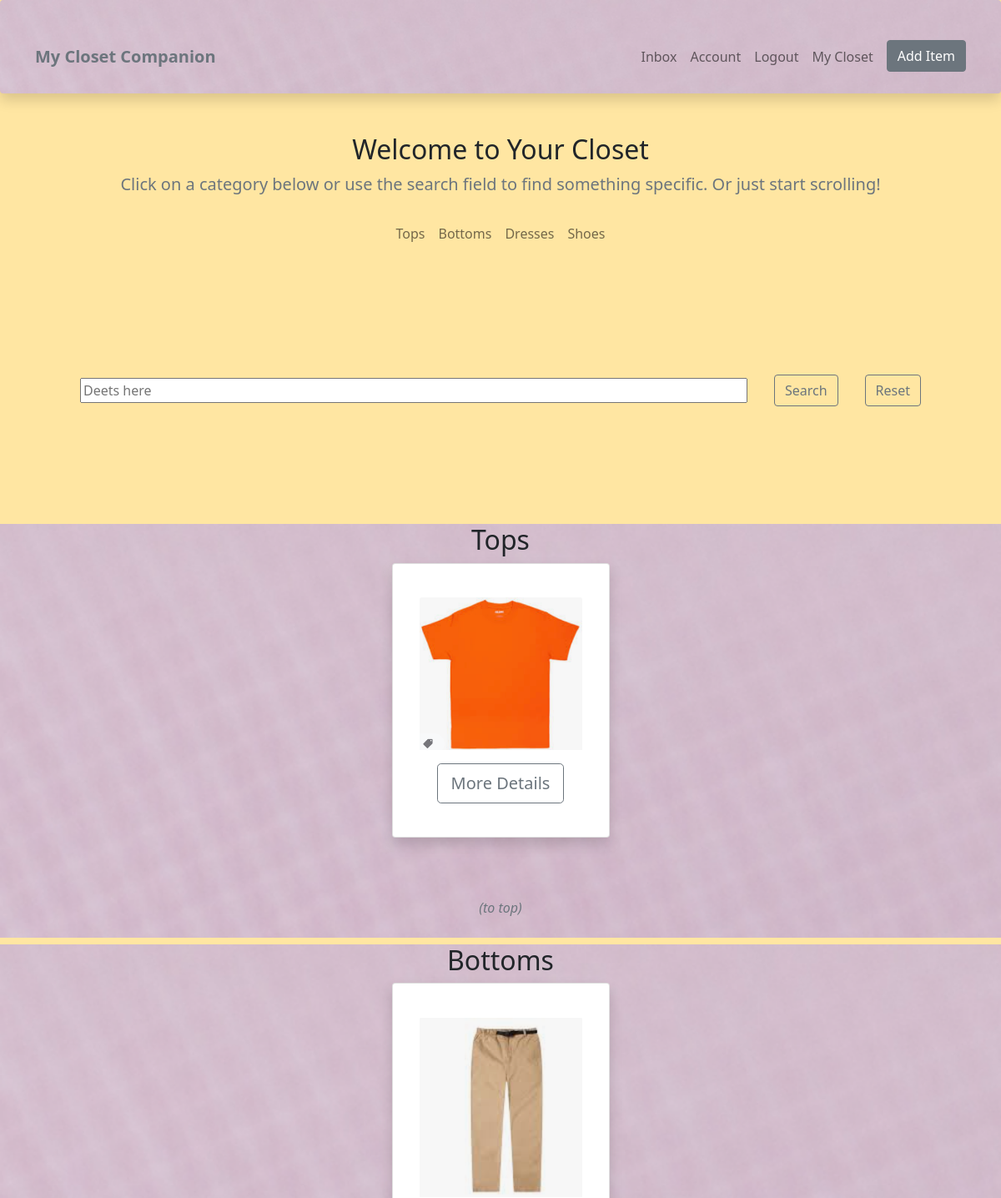
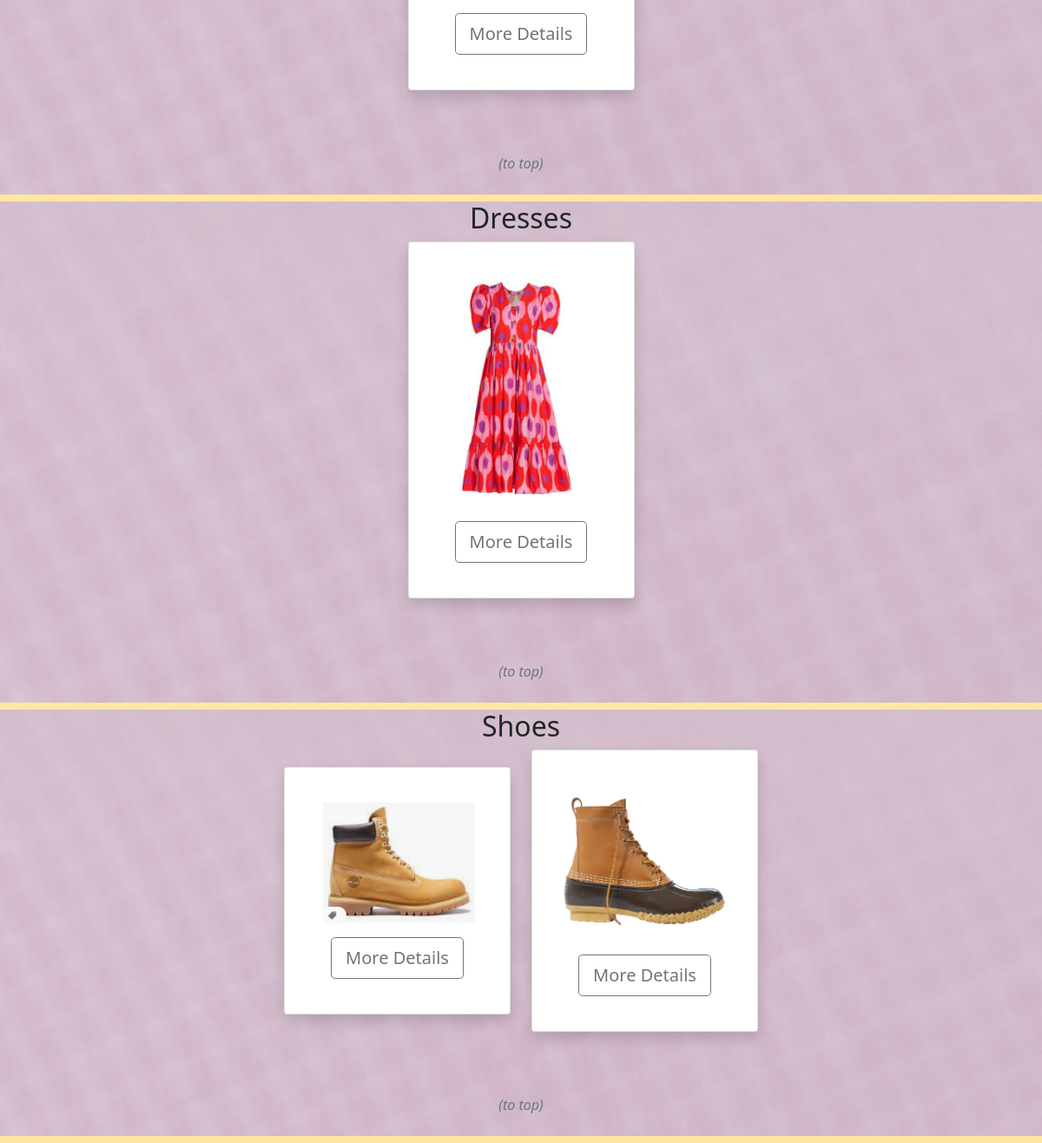
The page /wardrobe/items (signed in) on the database as committed earlier (2 pictures, top to bottom).
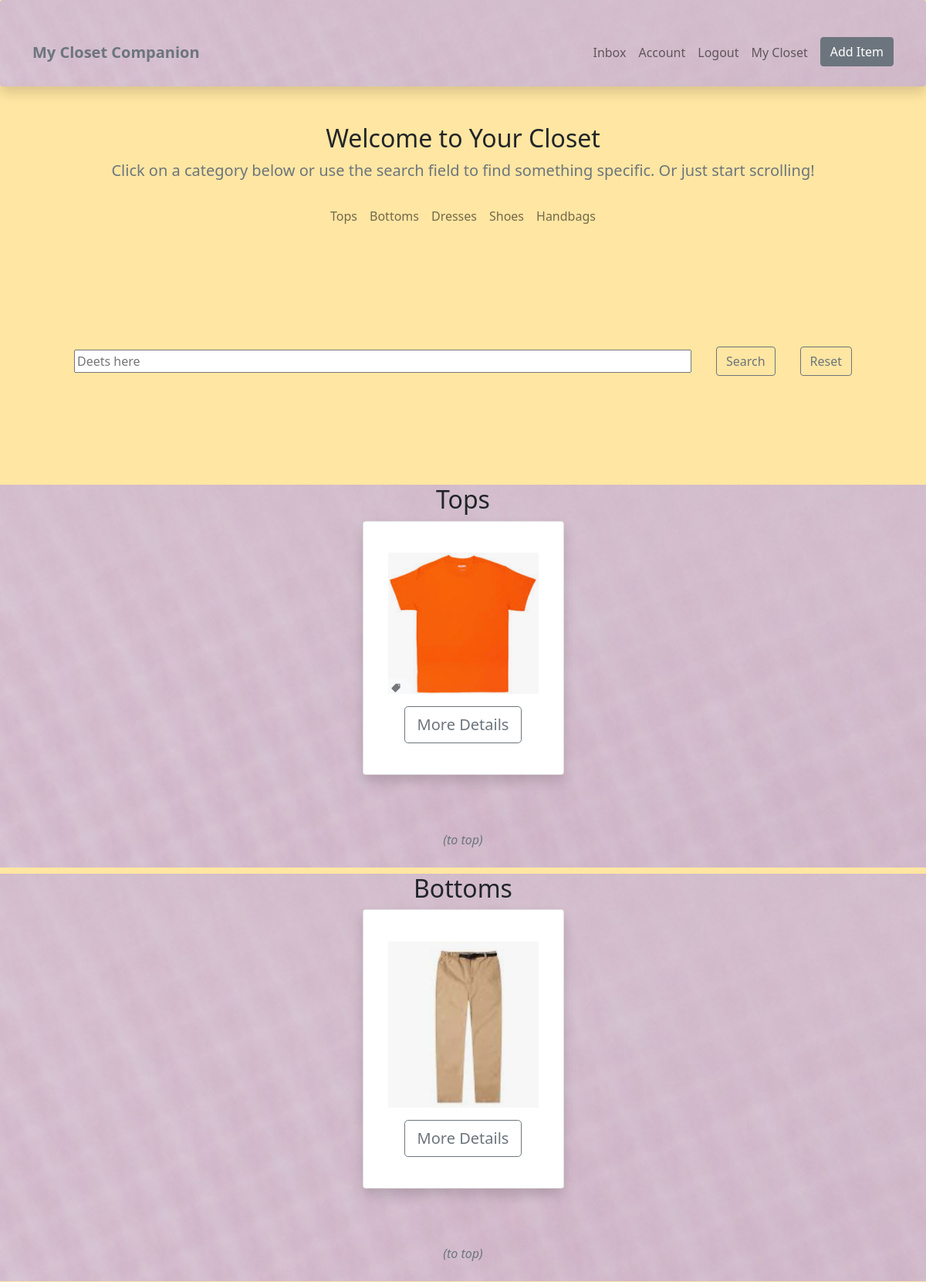
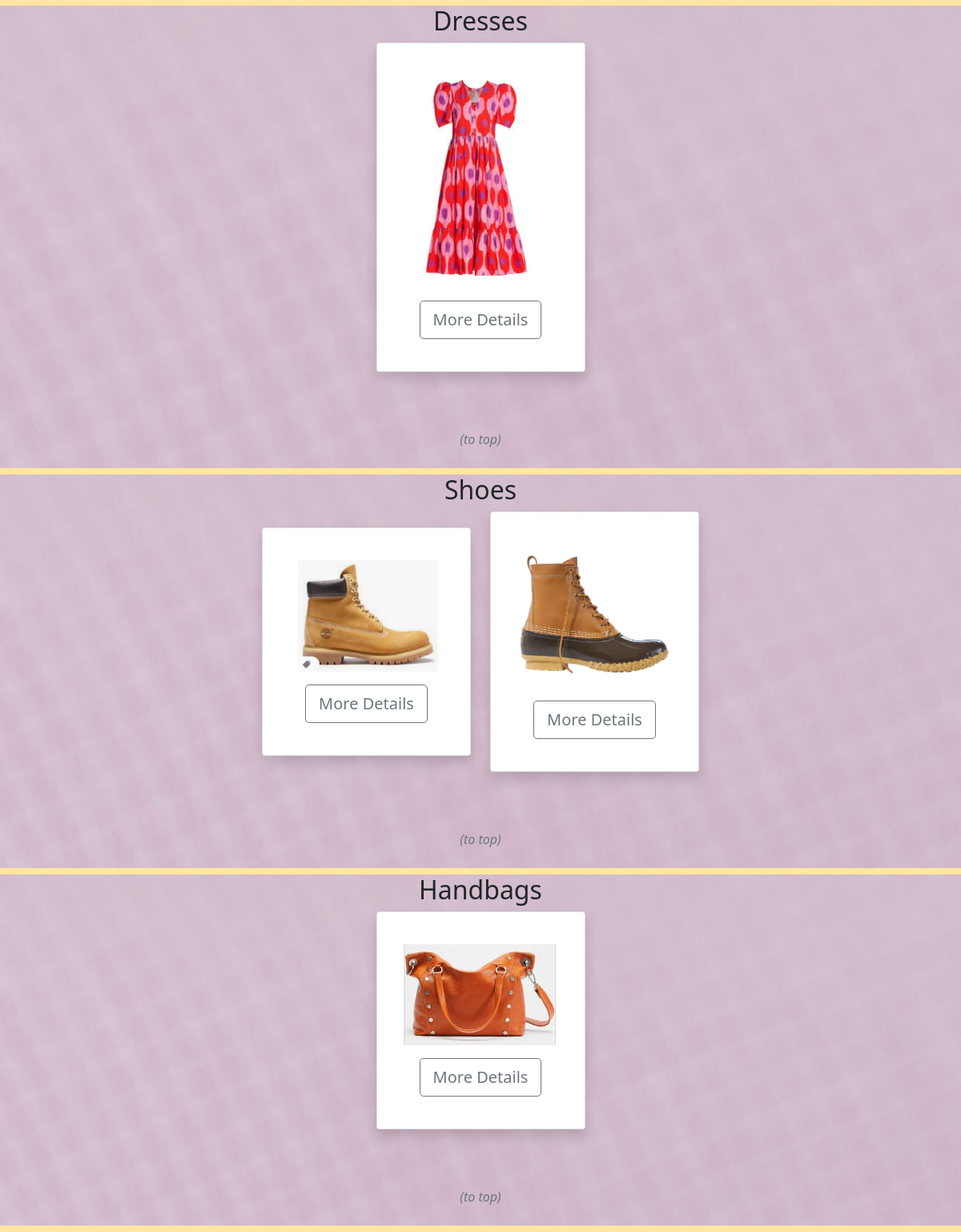
The same page on the database as committed later (2 pictures, top to bottom).
### wardrobe/models.py (models this page shows, shortened)
class Item(models.Model):
    top = 'top'
    bottom = 'bottom'
    dress = 'dress'
    shoe = 'shoe'
    outerwear = 'outerwear'
    handbag = 'handbag'
    other = 'other'
    item_type = [
        (top, 'top'),
        (bottom, 'bottom'),
        (dress, 'dress'),
        (shoe, 'shoe'),
        (outerwear, 'outerwear'),
        (handbag, 'handbag'),
        (other, 'other'),
    ]
    owner = models.ForeignKey(Profile, null=True, blank=True, on_delete=models.CASCADE)
    name = models.CharField(max_length=100)
    description = models.TextField(max_length=300, blank=True, null=True)
    type = models.CharField(max_length=100, choices = item_type, default=shoe)
    image = models.ImageField(upload_to="images", default='itemdefault.jpg')
    sell = models.BooleanField(default=False)
    price = models.DecimalField(max_digits=7, decimal_places=2, blank=True, null=True)
    tags = models.ManyToManyField('Tag', blank=True)
    created = models.DateTimeField(auto_now_add=True)
    id = models.UUIDField(default=uuid.uuid4, unique=True, primary_key=True, editable=False)
    @property
    def imageURL(self):
        try:
            url = self.image.url
        except:
            url = ''
        return url

### wardrobe/views.py (the view)
# urls.py: path('items', views.items, name='items'),
@login_required(login_url="login")
def items(request):
    items, search_query = searchItems(request)
    tops = items.filter(type='top')
    bottoms = items.filter(type='bottom')
    dresses = items.filter(type='dress')
    shoes = items.filter(type='shoe')
    coats = items.filter(type='outerwear')
    handbags = items.filter(type='handbag')
    others = items.filter(type='other')
    context = {
        'tops': tops,
        'bottoms': bottoms,
        'dresses': dresses,
        'shoes': shoes,
        'coats': coats,
        'handbags': handbags,
        'others': others,
    }
    return render(request, 'wardrobe/items.html/', context)

### wardrobe/utils.py (called while the page is built)
def searchItems(request):
    search_query = ''
    if request.GET.get('search_query'):
        search_query = request.GET.get('search_query')
    tags = Tag.objects.filter(name__icontains=search_query)
    profile = request.user.profile
    items = profile.item_set.all().distinct().filter(
        Q(name__icontains=search_query) |
        Q(description__icontains=search_query) |
        Q(tags__in=tags)
    )
    return items, search_query

### wardrobe/templates/wardrobe/items.html (shortened to what this page needs)
{% extends 'main.html' %}
{% load static %}
{% block content %}
  <div class="container-lg">
    <div class="text-center">
      <h2>Welcome to Your Closet</h2>
      <p class="lead text-muted">Click on a category below or use the search field to find something specific. Or just start scrolling!</p>
    </div>
  </div>
  <nav class="navbar navbar-expand-md navbar-light">
    <div class="container-lg">
      <div class="collapse navbar-collapse justify-content-center align-center" id="items-nav">
        <ul class="navbar-nav">
          {% if tops %}
          <li class="nav-item">
            <a class="nav-link" href="#tops">Tops</a>
          </li>
          {% endif %}
          {% if bottoms %}
          <li class="nav-item">
            <a class="nav-link" href="#bottoms">Bottoms</a>
          </li>
          {% endif %}
          {% if dresses %}
          <li class="nav-item">
            <a class="nav-link" href="#dresses">Dresses</a>
          </li>
          {% endif %}
          {% if shoes %}
          <li class="nav-item">
            <a class="nav-link" href="#shoes">Shoes</a>
          </li>
          {% endif %}
          {% if handbags %}
          <li class="nav-item">
            <a class="nav-link" href="#handbags">Handbags</a>
          </li>
          {% endif %}
        </ul>
      </div>
    </div>
  </nav>
  <section class="hero-section text-center">
      <div class="container container--narrow">
          <div class="hero-section__search">
              <form id='searchForm' class="form" action="" method="GET">
                  <div class="form__field">
                      <input class="input input--text" id="formInput#search" type="text" name="search_query"
                          placeholder="Deets here" value="" />
                  </div>
                  <input class="btn btn-outline-secondary" type="submit" value="Search" />
                  <input class="btn btn-outline-secondary" type="submit" value="Reset" name='' />
              </form>
          </div>
      </div>
  </section>
  {% if tops %}
  <section id="tops" class="bg-light texture">
    <div class="container-lg">
      <div class="text-center">
        <h2>Tops</h2>
      </div>
      <div class="row my-2 align-items-center justify-content-center">
      {% for top in tops %}
        <div class="col-8 col-lg-4 col-xl-3 mb-3">
          <div class="card-group">
            <div class="card shadow p-3 mb-5 bg-body rounded">
              <div class="card-body text-center py-4">
                <img src="{{top.imageURL}}" class="card-img-top">
                <a href="{% url 'item' top.id %}" class="btn btn-outline-secondary btn-lg mt-3">More Details</a>
              </div>
            </div>
          </div>
        </div>
      {% endfor %}
      <a class="nav-link text-center" href="#"><p class="fst-italic fw-light text-muted">(to top)</p></a>
      </div>
    </div>
  </section>
  {% endif %}
  {% if bottoms %}
  <section id="bottoms" class="bg-light texture">
    <div class="container-lg">
      <div class="text-center">
        <h2>Bottoms</h2>
      </div>
      <div class="row my-2 align-items-center justify-content-center">
      {% for bottom in bottoms %}
        <div class="col-8 col-lg-4 col-xl-3 mb-3">
          <div class="card shadow p-3 mb-5 bg-body rounded">
            <div class="card-body text-center py-4">
              <img src="{{bottom.imageURL}}" class="card-img-top">
              <a href="{% url 'item' bottom.id %}" class="btn btn-outline-secondary btn-lg mt-3">More Details</a>
            </div>
          </div>
        </div>
      {% endfor %}
      <a class="nav-link text-center" href="#"><p class="fst-italic fw-light text-muted">(to top)</p></a>
      </div>
    </div>
  </section>
  {% endif %}
  {% if dresses %}
  <section id="dresses" class="bg-light texture">
    <div class="container-lg">
      <div class="text-center">
        <h2>Dresses</h2>
      </div>
      <div class="row my-2 align-items-center justify-content-center">
      {% for dress in dresses %}
        <div class="col-8 col-lg-4 col-xl-3 mb-3">
          <div class="card shadow p-3 mb-5 bg-body rounded">
            <div class="card-body text-center py-4">
              <img src="{{dress.imageURL}}" class="card-img-top">
              <a href="{% url 'item' dress.id %}" class="btn btn-outline-secondary btn-lg mt-3">More Details</a>
            </div>
          </div>
        </div>
      {% endfor %}
      <a class="nav-link text-center" href="#"><p class="fst-italic fw-light text-muted">(to top)</p></a>
      </div>
    </div>
  </section>
  {% endif %}
  {% if shoes %}
  <section id="shoes" class="bg-light texture">
    <div class="container-lg">
      <div class="text-center">
        <h2>Shoes</h2>
      </div>
      <div class="row my-2 align-items-center justify-content-center">
      {% for shoe in shoes %}
        <div class="col-8 col-lg-4 col-xl-3 mb-3">
          <div class="card shadow p-3 mb-5 bg-body rounded">
            <div class="card-body text-center py-4">
              <img src="{{shoe.imageURL}}" class="card-img-top">
              <a href="{% url 'item' shoe.id %}" class="btn btn-outline-secondary btn-lg mt-3">More Details</a>
            </div>
          </div>
        </div>
      {% endfor %}
      <a class="nav-link text-center" href="#"><p class="fst-italic fw-light text-muted">(to top)</p></a>
      </div>
    </div>
  </section>
  {% endif %}
  {% if handbags %}
  <section id="handbags" class="bg-light texture">
    <div class="container-lg">
      <div class="text-center">
        <h2>Handbags</h2>
      </div>
      <div class="row my-2 align-items-center justify-content-center">
      {% for handbag in handbags %}
        <div class="col-8 col-lg-4 col-xl-3 mb-3">
          <div class="card shadow p-3 mb-5 bg-body rounded">
            <div class="card-body text-center py-4">
              <img src="{{handbag.imageURL}}" class="card-img-top">
              <a href="{% url 'item' handbag.id %}" class="btn btn-outline-secondary btn-lg mt-3">More Details</a>
            </div>
          </div>
        </div>
      {% endfor %}
      <a class="nav-link text-center" href="#"><p class="fst-italic fw-light text-muted">(to top)</p></a>
      </div>
    </div>
  </section>
  {% endif %}
{% endblock %}

### templates/main.html (shortened to what this page needs)
{% load static %}
<!DOCTYPE html>
<html>
  <head>
    <link href="https://cdn.jsdelivr.net/npm/bootstrap@5.0.2/dist/css/bootstrap.min.css" rel="stylesheet">
    <link rel="stylesheet" type="text/css" href="{% static 'css/wardrobe.css' %}">
  </head>
  <body>
    {% include 'navbar.html' %}
    {% block content %}
    {% endblock %}
  </body>
</html>

### templates/navbar.html (shortened to what this page needs)
<nav class="navbar navbar-expand-md navbar-light pt-5 pb-4 shadow p-3 mb-5 bg-body rounded texture">
    <div class="container-lg">
        <a class="navbar-brand" href="/">
        <span class="text-secondary fw-bold">
            My Closet Companion
        </span>
        </a>
        <div class="collapse navbar-collapse justify-content-end align-center" id="main-nav">
        {% if request.user.is_authenticated %}
        <ul class="navbar-nav">
            <li class="nav-item">
            <a class="nav-link" href="#">Inbox</a>
            </li>
            <li class="nav-item">
            <a class="nav-link" href="{% url 'account' %}">Account</a>
            </li>
            <li class="nav-item">
            <a class="nav-link" href="{% url 'logout' %}">Logout</a>
            </li>
            <li class="nav-item">
            <a class="nav-link" href="{% url 'items' %}">My Closet</a></span>
            </li>
            <li class="nav-item ms-2 d-none d-md-inline">
            <a class="btn btn-secondary" href="{% url 'create-item' %}">Add Item</a>
            </li>
        </ul>
        {% endif %}
        </div>
    </div>
</nav>

### static/css/wardrobe.css (style rules this page uses)
body { background-color: #ffe6a2 }
.texture { background-image: url('/static/images/texture1.png'); background-repeat: no-repeat; background-size: cover; }
.hero-section { height: 40vh; display: flex; align-items: center; background-color: var(--color-sub); }
.hero-section__search > .form { display: flex; align-items: center; justify-content: center; gap: 2rem; }
.hero-section__search > .form input.input--text { width: 50rem; }

Rows that differ between the two databases and show on the page:
added Item: imageURL (picture), shown under "Handbags"
Other text that changed with them:
text now shown: "Handbags Handbags (to top)"
